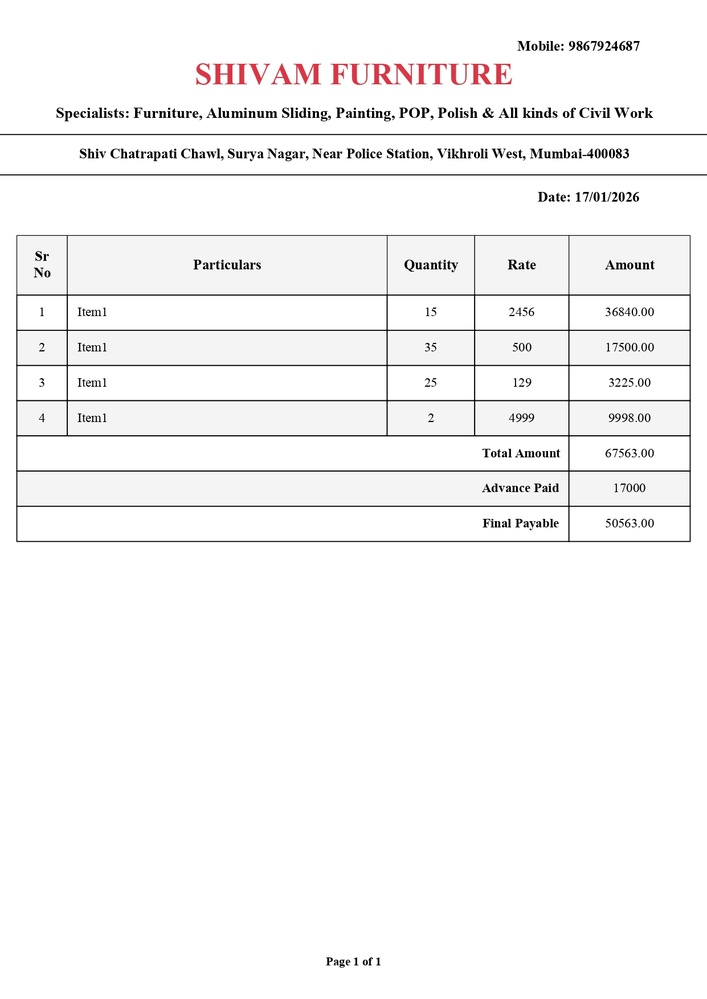
#> input picture test_images/Invoice.jpg, 707 x 999 px, shrunk from 1241 x 1754 before the run
$ python -i line_detector.py   (imports and definitions only)
#> lines starting #> are read from the running program, lines starting #| are printed output that depends on the picture; after the words box and inside, x2 and y2 are one past the last pixel; in counts of white or black regions, pixels touching at a corner belong together
#> further down, picture is the input picture: shape (999, 707, 3); mean B, G, R 246.2, 246.2, 246.6
import cv2
import numpy as np


def detect_table_lines(table_image):
    """
    Detect horizontal and vertical lines in a table image.

    Args:
        table_image: Cropped table image (BGR or grayscale)

    Returns:
        Dictionary with detected horizontal and vertical lines
    """

    # Convert to grayscale if needed
    if len(table_image.shape) == 3:
        gray = cv2.cvtColor(table_image, cv2.COLOR_BGR2GRAY)
    else:
        gray = table_image.copy()

    # Edge detection to highlight lines
    edges = cv2.Canny(gray, 50, 150, apertureSize=3)
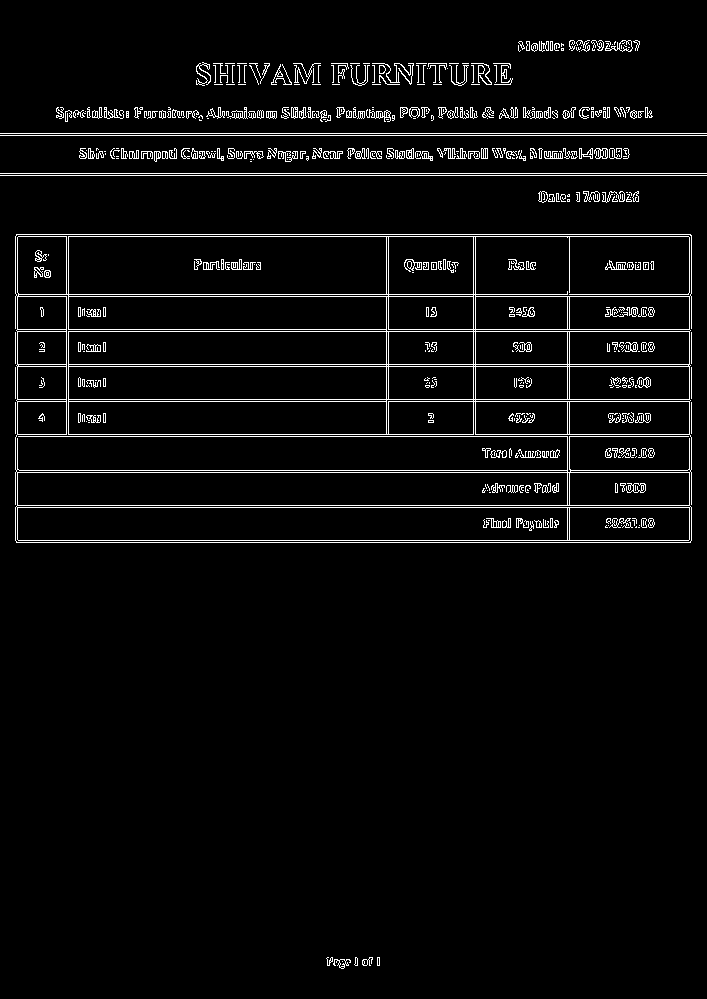
#> edges: shape (999, 707); 4.2% white in thin lines or dots

    # Detect lines using Hough Transform
    lines = cv2.HoughLinesP(
        edges,
        rho=1,
        theta=np.pi / 180,
        threshold=150,
        minLineLength=40,
        maxLineGap=5
    )
#> lines = 70 rows, first 6: [0, 133, 706, 133], [0, 173, 706, 173], [15, 507, 691, 507], [17, 364, 689, 364], [17, 331, 689, 331], [15, 540, 691, 540]

    horizontal_lines = []
    vertical_lines = []

    if lines is None:
        return {
            "horizontal": [],
            "vertical": []
        }

    for line in lines:
        x1, y1, x2, y2 = line[0]

        # Horizontal line condition
        if abs(y1 - y2) < 5:
            horizontal_lines.append((x1, y1, x2, y2))

        # Vertical line condition
        elif abs(x1 - x2) < 5:
            vertical_lines.append((x1, y1, x2, y2))
#> this loop made 70 passes
#> (x1, y1, x2, y2) on passes 1 to 12: (0, 133, 706, 133), (0, 173, 706, 173), (15, 507, 691, 507), (17, 364, 689, 364), (17, 331, 689, 331), (15, 540, 691, 540), (17, 505, 689, 505), (17, 366, 689, 366), (16, 542, 690, 542), (16, 234, 690, 234), (17, 434, 689, 434), (17, 329, 689, 329)
#> after the loop, horizontal_lines = 58 items, first 6: (0, 133, 706, 133), (0, 173, 706, 173), (15, 507, 691, 507), (17, 364, 689, 364), (17, 331, 689, 331), (15, 540, 691, 540); vertical_lines = [(689, 539, 689, 237), (691, 539, 691, 235), (15, 539, 15, 237), (17, 539, 17, 237), (569, 539, 569, 237), (567, 539, 567, 291), (473, 433, 473, 237), (388, 433, 388, 237), (68, 433, 68, 237), (386, 433, 386, 237), (475, 433, 475, 237), (66, 433, 66, 237)]

    return {
        "horizontal": horizontal_lines,
        "vertical": vertical_lines
    }


def classify_table_type(horizontal_lines, vertical_lines):
    """
    Classify table type based on detected lines.

    This helps decide how later reconstruction behaves.

    Parameters:
        horizontal_lines : list
        vertical_lines   : list

    Returns:
        str:
            "grid"        -> both horizontal and vertical lines exist
            "row_lines"   -> mostly horizontal lines
            "no_lines"    -> borderless table
    """

    h_count = len(horizontal_lines)
    v_count = len(vertical_lines)

    # Grid-based tables
    if h_count > 5 and v_count > 2:
        return "grid"

    # Only horizontal separators
    elif h_count > 5:
        return "row_lines"

    # No structural lines detected
    else:
        return "no_lines"

>>> import cv2
>>> picture = cv2.imread('../test_images/Invoice.jpg')
>>> result = detect_table_lines(picture)
#> result = 2 items

$ run again, on test_images/batch3-1895.jpg
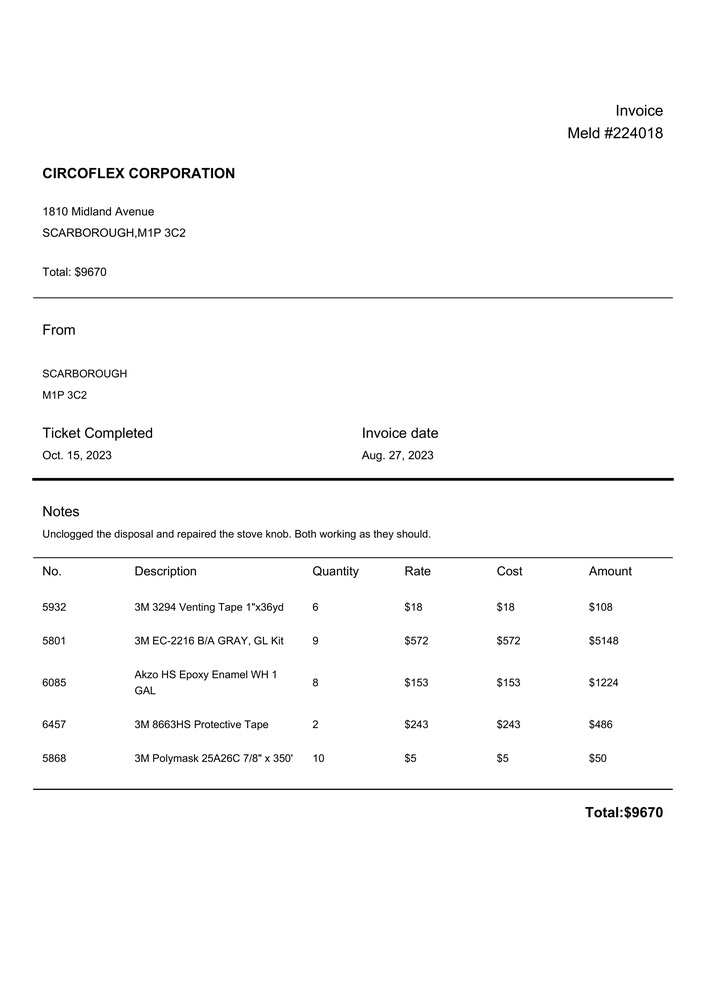
#> input picture test_images/batch3-1895.jpg, 706 x 999 px, shrunk from 4134 x 5847 before the run
#> picture is the input picture: shape (999, 706, 3); min 0, max 255, mean 250.3
#> in detect_table_lines, `edges = cv2.Canny(gray, 50, 150, apertureSize=3)`:
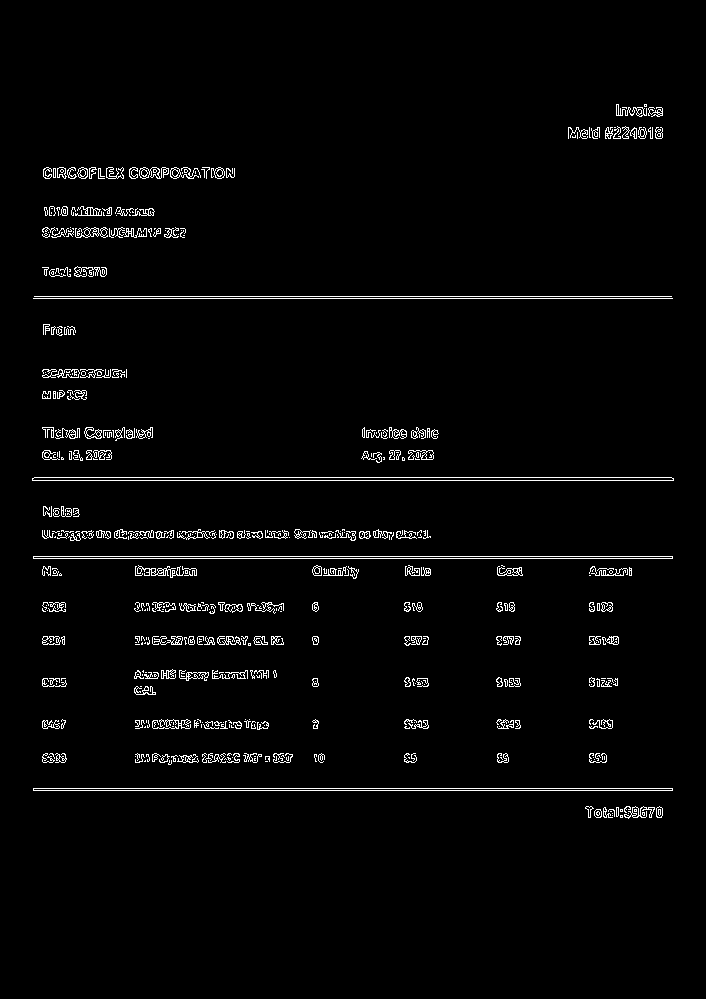
#> edges: shape (999, 706); 2.5% white in thin lines or dots, all inside (x1, y1, x2, y2) = (32, 104, 674, 819)
#> lines = 14 rows, first 6: [33, 298, 672, 298], [34, 477, 671, 477], [33, 790, 672, 790], [33, 556, 672, 556], [34, 296, 671, 296], [33, 558, 672, 558]
#> the loop in detect_table_lines, `for line in lines:` made 14 passes
#> after the loop in detect_table_lines, `for line in lines:`: horizontal_lines = 14 items, first 6: (33, 298, 672, 298), (34, 477, 671, 477), (33, 790, 672, 790), (33, 556, 672, 556), (34, 296, 671, 296), (33, 558, 672, 558); vertical_lines = []
#> result = 2 items

$ run again, on test_images/img1.jpg
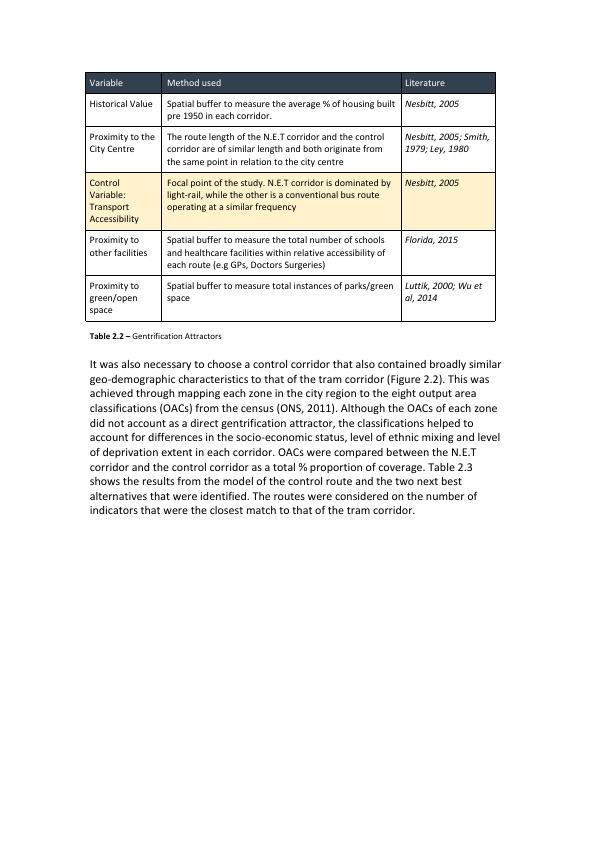
#> input picture test_images/img1.jpg, 596 x 842 px
#> picture is the input picture: shape (842, 596, 3); mean B, G, R 240, 241.4, 241.7
#> in detect_table_lines, `gray = cv2.cvtColor(table_image, cv2.COLOR_BGR2GRAY)`:
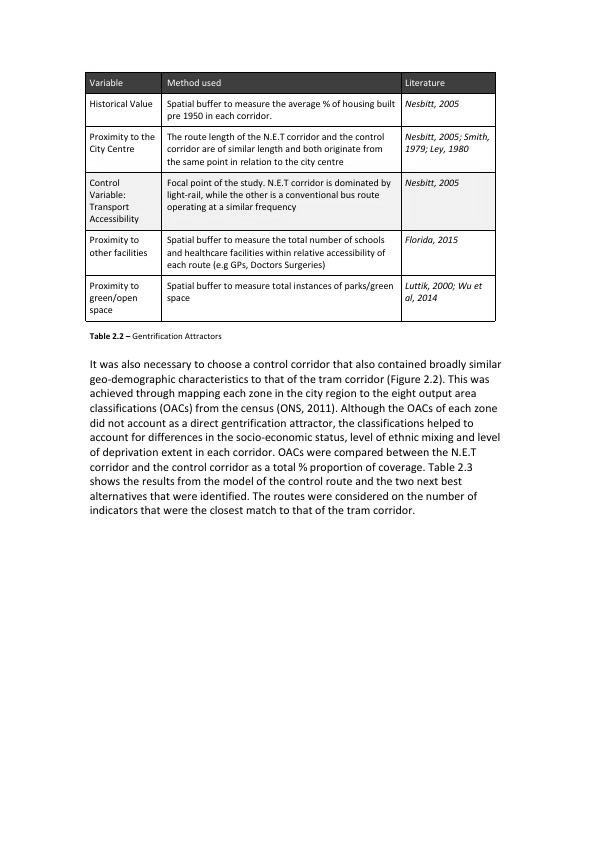
#> gray: shape (842, 596); min 0, max 255, mean 241.3
#> in detect_table_lines, `edges = cv2.Canny(gray, 50, 150, apertureSize=3)`:
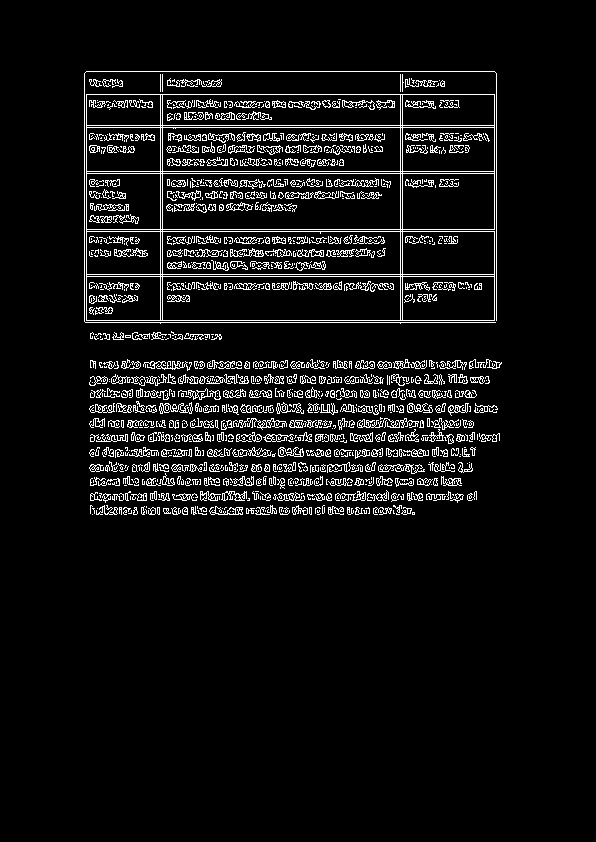
#> edges: shape (842, 596); 6.6% white in thin lines or dots, all inside (x1, y1, x2, y2) = (84, 71, 502, 515)
#> lines = 82 rows, first 6: [84, 127, 496, 127], [84, 125, 496, 125], [84, 173, 496, 173], [86, 71, 494, 71], [84, 276, 496, 276], [85, 322, 495, 322]
#> the loop in detect_table_lines, `for line in lines:` made 82 passes
#> after the loop in detect_table_lines, `for line in lines:`: horizontal_lines = 73 items, first 6: (84, 127, 496, 127), (84, 125, 496, 125), (84, 173, 496, 173), (86, 71, 494, 71), (84, 276, 496, 276), (85, 322, 495, 322); vertical_lines = [(402, 319, 402, 74), (162, 319, 162, 74), (400, 323, 400, 74), (160, 323, 160, 74), (496, 319, 496, 73), (494, 319, 494, 95), (84, 321, 84, 73), (86, 319, 86, 95)]
#> result = 2 items

$ run again, on test_images/img10.jpg
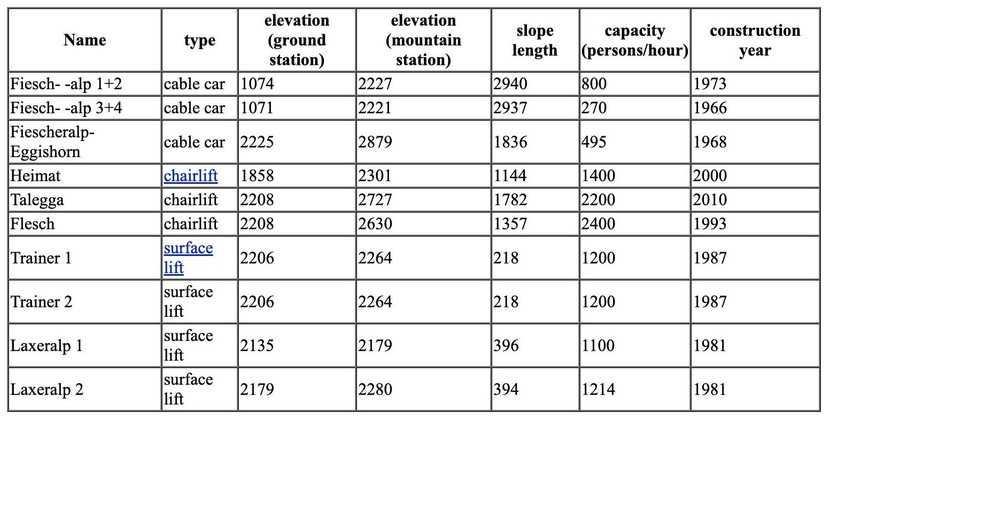
#> input picture test_images/img10.jpg, 1000 x 529 px, shrunk from 1871 x 990 before the run
#> picture is the input picture: shape (529, 1000, 3); mean B, G, R 238.2, 238.1, 238.1
#> in detect_table_lines, `edges = cv2.Canny(gray, 50, 150, apertureSize=3)`:
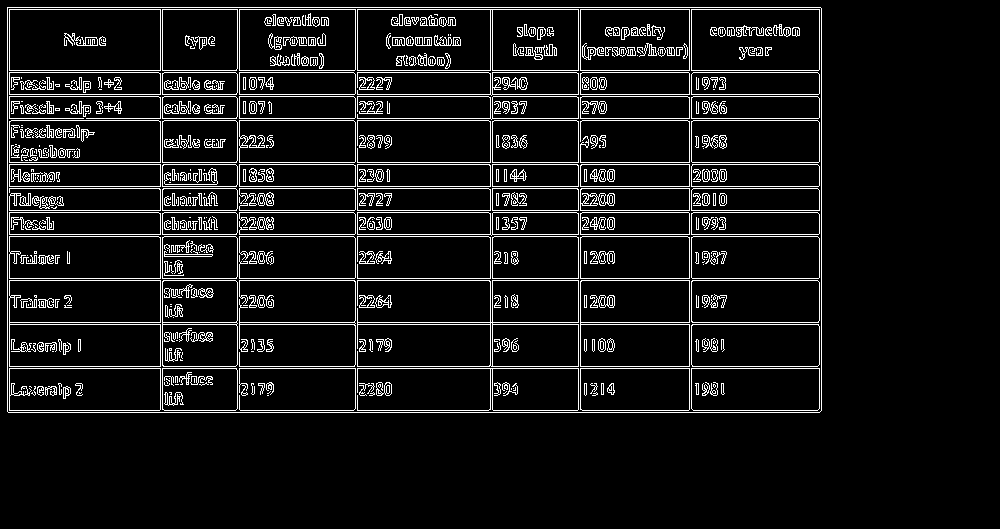
#> edges: shape (529, 1000); 8.3% white in thin lines or dots, all inside (x1, y1, x2, y2) = (7, 7, 822, 413)
#> lines = 47 rows, first 6: [7, 120, 821, 120], [7, 94, 821, 94], [7, 278, 821, 278], [7, 368, 821, 368], [7, 7, 820, 7], [7, 162, 821, 162]
#> the loop in detect_table_lines, `for line in lines:` made 47 passes
#> after the loop in detect_table_lines, `for line in lines:`: horizontal_lines = 31 items, first 6: (7, 120, 821, 120), (7, 94, 821, 94), (7, 278, 821, 278), (7, 368, 821, 368), (7, 7, 820, 7), (7, 162, 821, 162); vertical_lines = 16 items, first 6: (162, 409, 162, 10), (492, 409, 492, 10), (237, 408, 237, 10), (819, 408, 819, 10), (355, 408, 355, 10), (689, 409, 689, 10)
#> result = 2 items
